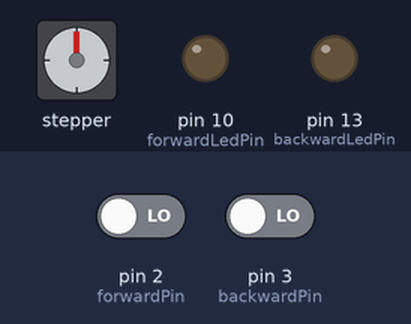
Bench run of a sketch on a simulated Arduino Uno, built with avr-gcc and run on an emulated ATmega328P. Shown: stepper motor, output pins drawn as LEDs (lit = HIGH). Wiring (inferred from the names in the program): stepper motor driver (6400 steps per turn assumed): step pin 7; direction pin 6. The inputs (shaded band) are chosen by the test bench; at power-on: pin 2 (forwardPin) LOW, pin 3 (backwardPin) LOW. Pins used as bus, display or sensor lines are not drawn.

Above: at 1.2 s.
1.3 s: pin 2 (forwardPin) driven HIGH
At 1.76 s:
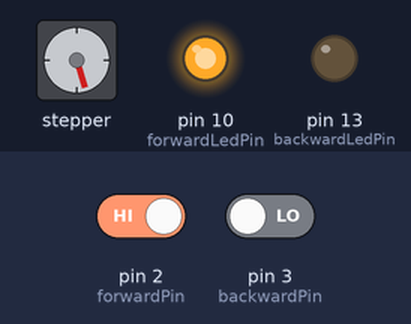
4.3 s: pin 2 (forwardPin) driven LOW
At 4.7 s:
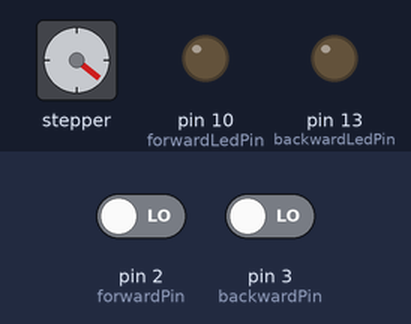
5.8 s: pin 3 (backwardPin) driven HIGH
At 6.26 s:
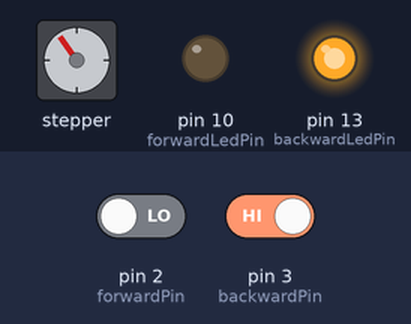
8.8 s: pin 2 (forwardPin) driven HIGH
At 9.02 s:
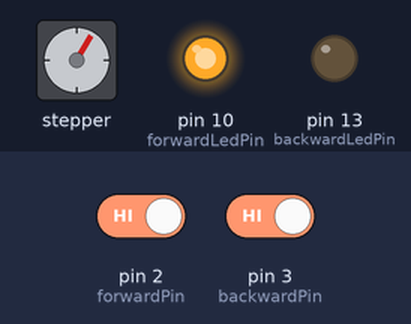
11.8 s: pin 2 (forwardPin) driven LOW
At 12.08 s:
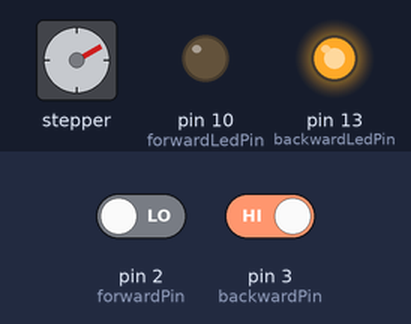
14.8 s: pin 3 (backwardPin) driven LOW
At 15.1 s:
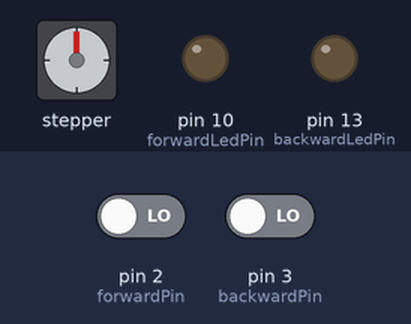
Timing chart, 0 to 17.3 s (numbered marks = the images above; inputs shaded):
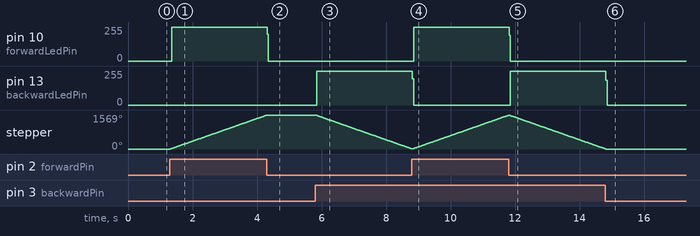

Measured:
- after the input at 1.3 s, pin 10 (forwardLedPin): 0/255 → 254/255 after 0.06 s; stepper: keeps turning clockwise at about 523°/s, starting at once
- after the input at 4.3 s, pin 10 (forwardLedPin): 254/255 → 0/255 at once
- after the input at 5.8 s, pin 13 (backwardLedPin): 0/255 → 254/255 after 0.06 s; stepper: keeps turning counter-clockwise at about 524°/s, starting at once
- after the input at 8.8 s, pin 10 (forwardLedPin): 0/255 → 254/255 after 0.06 s; pin 13 (backwardLedPin): 254/255 → 0/255 at once
- after the input at 11.8 s, pin 10 (forwardLedPin): 254/255 → 0/255 at once; pin 13 (backwardLedPin): 0/255 → 254/255 after 0.06 s
- after the input at 14.8 s, pin 13 (backwardLedPin): 254/255 → 0/255 at once

The sketch:

stepper_motor_control.ino
```cpp
#define forwardLedPin 10 // the pin for LED to indicate forward processing
#define backwardLedPin 13 // the pin for LED to indicate backward processing
#define forwardPin 2 // the pin for the forward button
#define backwardPin 3 // the pin for the backward button
#define PUL 7 // the output pin of the pulse form
#define DIR 6 // the pin for the direction

int delta_theta = 45;  // the forward degree at each step move
int stepPerRevolution = 6400;  // the total steps per revolution

int state_forward = 0;  // the initial state for the forward button
int state_backward = 0; // the initial state for the backward button
int pulsePerStep;


void setup() {
  // define the pinModes
  pinMode(forwardLedPin, OUTPUT);
  pinMode(backwardLedPin, OUTPUT);
  pinMode(forwardPin, INPUT);
  pinMode(backwardPin, INPUT);
  pinMode(PUL, OUTPUT);
  pinMode(DIR, OUTPUT);
}

void loop() {
  // read the button state
  state_forward = digitalRead(forwardPin);
  state_backward = digitalRead(backwardPin);

  // forward a certain degree in clockwise when the forward button is pressed
  if (state_forward == HIGH){
    digitalWrite(DIR, HIGH);
    digitalWrite(forwardLedPin, HIGH);
    stepPulseForm();
    digitalWrite(forwardLedPin, LOW);
  }
  else if (state_backward == HIGH){
    digitalWrite(DIR, LOW);
    digitalWrite(backwardLedPin, HIGH);
    stepPulseForm();
    digitalWrite(backwardLedPin, LOW);
  }
}

void stepPulseForm(){
  // declares the pulse form for each rotation step
  pulsePerStep = delta_theta * stepPerRevolution / 360;
  for (int i=0; i<pulsePerStep; i++){
    digitalWrite(PUL, HIGH);
    delayMicroseconds(50);
    digitalWrite(PUL, LOW);
    delayMicroseconds(50);
  }
}
```
